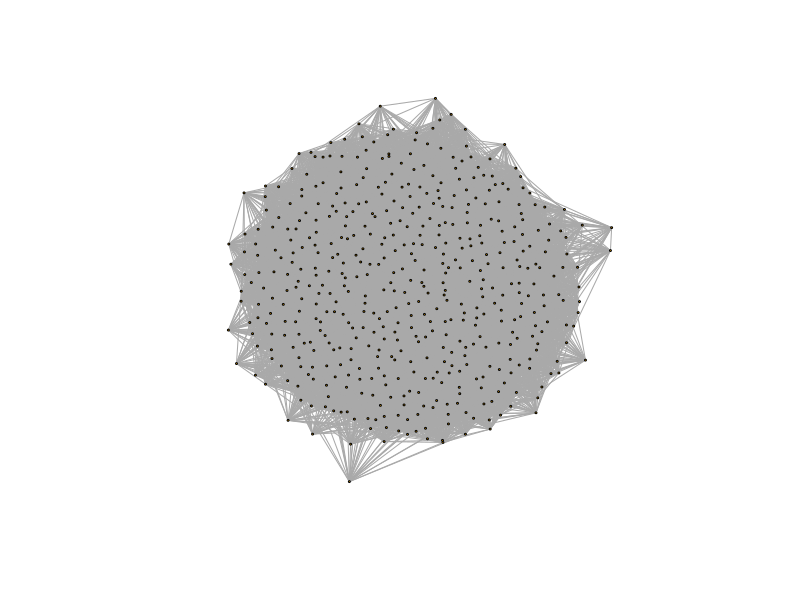

Reproduce this figure in R. (Note: this script raises an error after producing the figure.)
library(igraph)
day = 24*60*60
max_time = 28*day
N_population = 500
n_known_per_person = 50
n_contacts_per_day_per_person = 12
p_edge = n_known_per_person/(N_population-1)
contact_rate_per_sec = N_population*n_contacts_per_day_per_person/(2*day)
g = erdos.renyi.game(N_population, p_edge, "gnp")
degree_distribution(g)
plot(g, vertex.size=1, vertex.label=NA)
edges = as_edgelist(g)
sources = edges[, 1]
targets = edges[, 2]

expected_arrivals_per_day = round(day*contact_rate_per_sec)
arrival_times = cumsum(rexp(expected_arrivals_per_day, rate = contact_rate_per_sec))
while(arrival_times[length(arrival_times)] < 28*day)
{
    arrival_times[1:expected_arrivals_per_day + length(arrival_times)] = cumsum(rexp(expected_arrivals_per_day, rate = contact_rate_per_sec))
}
